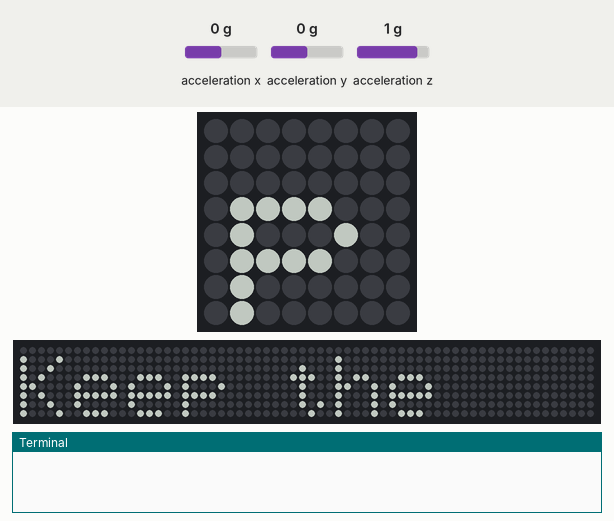
Bench run of a program on a simulated Raspberry Pi (BCM pin numbers) with a Sense HAT. Shown: the Sense HAT's 8×8 RGB LED matrix, a strip that is not on the board, showing the scrolling text unrolled, the last lines printed to the terminal. Inputs (shaded band) come from the test bench; at power-on: acceleration x 0 g, acceleration y 0 g, acceleration z 1 g. Dim RGB values are drawn brighter than linear; random numbers come from a fixed seed; the 64×8 strip is a reading aid, not a part: it shows the text the matrix is scrolling, unrolled, one strip-width of it at a time. At 24.4 s the program stops and its outputs stay as they are.

Above: at 1.29 s.
1.3 s: acceleration x set to -1.4 g
At 12.3 s:
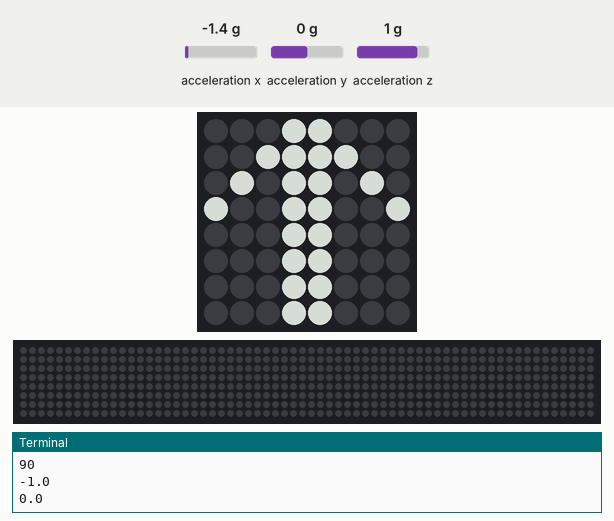
At 24.6 s:
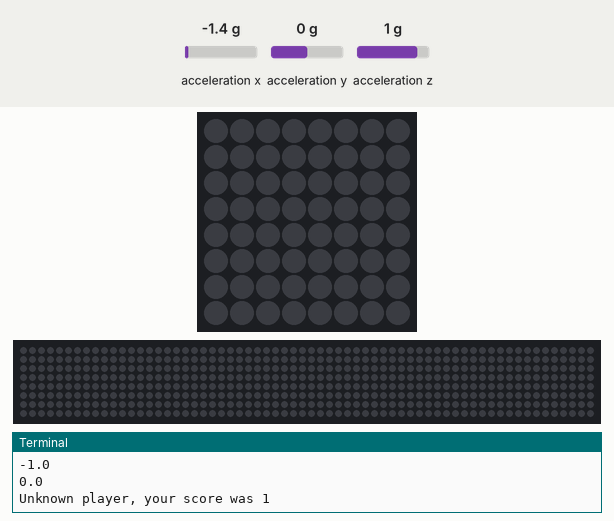

The program:

main.py
```python
# IMPORT the required libraries (sense_hat, time, random)
from sense_hat import SenseHat
from time import sleep
from random import choice
import sys

# CREATE a sense object
sense = SenseHat()

# Set up the colours (white, green, red, empty)

w = (150, 150, 150)
g = (0, 255, 0)
r = (255, 0, 0)
e = (0, 0, 0)

# Create images for three different coloured arrows

arrow = [
e,e,e,w,w,e,e,e,
e,e,w,w,w,w,e,e,
e,w,e,w,w,e,w,e,
w,e,e,w,w,e,e,w,
e,e,e,w,w,e,e,e,
e,e,e,w,w,e,e,e,
e,e,e,w,w,e,e,e,
e,e,e,w,w,e,e,e
]

arrow_red = [
e,e,e,r,r,e,e,e,
e,e,r,r,r,r,e,e,
e,r,e,r,r,e,r,e,
r,e,e,r,r,e,e,r,
e,e,e,r,r,e,e,e,
e,e,e,r,r,e,e,e,
e,e,e,r,r,e,e,e,
e,e,e,r,r,e,e,e
]

arrow_green = [
e,e,e,g,g,e,e,e,
e,e,g,g,g,g,e,e,
e,g,e,g,g,e,g,e,
g,e,e,g,g,e,e,g,
e,e,e,g,g,e,e,e,
e,e,e,g,g,e,e,e,
e,e,e,g,g,e,e,e,
e,e,e,g,g,e,e,e
]

# Set a variable pause to 3 (the initial time between turns)
# Set variables score and angle to 0
# Create a variable called play set to True (this will be used to stop the game later)
pause = 3
score = 0
angle = 0
play = True

sense.show_message("Keep the arrow pointing up", scroll_speed=0.05, text_colour=[100,100,100])

if len(sys.argv) > 1:
    name = sys.argv[1]
else:
    name = "Unknown player"

# WHILE play == True
while play:

    # CHOOSE a new random angle
    last_angle = angle
    while angle == last_angle:
        angle = choice([0, 90, 180, 270])

    sense.set_rotation(angle)

    # DISPLAY the white arrow
    sense.set_pixels(arrow)

    # SLEEP for current pause length
    sleep(pause)


    acceleration = sense.get_accelerometer_raw()
    x = acceleration['x']
    y = acceleration['y']
    z = acceleration['z']

    x = round(x, 0)
    y = round(y, 0)

    print(angle)
    print(x)
    print(y)

    # IF orientation matches the arrow...
    if y == -1 and angle == 180:
        # ADD a point and turn the arrow green
        sense.set_pixels(arrow_green)
        score += 1
    elif y == 1 and angle == 0:
      sense.set_pixels(arrow_green)
      score += 1
    elif x == -1 and angle == 90:
      sense.set_pixels(arrow_green)
      score += 1
    elif x == 1 and angle == 270:
      sense.set_pixels(arrow_green)
      score += 1
    else:
      # SET play to `False` and DISPLAY the red arrow
      sense.set_pixels(arrow_red)
      play = False

    # Shorten the pause duration slightly
    pause = pause * 0.95

    # Pause before the next arrow
    sleep(0.5)

# When loop is exited, display a message with the score
msg = name + ", your score was %s" % score
sense.show_message(msg, scroll_speed=0.05, text_colour=[100, 100, 100])
print(msg)
```

Measured:
- what the display in image 1 shows lasts 2.9 s, from 11.4 s to 14.3 s
